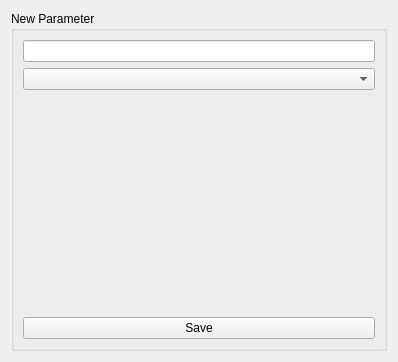
<?xml version="1.0" encoding="UTF-8"?>
<ui version="4.0">
 <class>Form</class>
 <widget class="QWidget" name="Form">
  <property name="geometry">
   <rect>
    <x>0</x>
    <y>0</y>
    <width>398</width>
    <height>362</height>
   </rect>
  </property>
  <property name="windowTitle">
   <string>Form</string>
  </property>
  <layout class="QGridLayout" name="gridLayout">
   <item row="0" column="0">
    <widget class="QScrollArea" name="scrollArea">
     <property name="frameShape">
      <enum>QFrame::NoFrame</enum>
     </property>
     <property name="lineWidth">
      <number>0</number>
     </property>
     <property name="widgetResizable">
      <bool>true</bool>
     </property>
     <widget class="QWidget" name="scrollAreaWidgetContents_2">
      <property name="geometry">
       <rect>
        <x>0</x>
        <y>0</y>
        <width>380</width>
        <height>344</height>
       </rect>
      </property>
      <layout class="QVBoxLayout" name="verticalLayout_2">
       <property name="spacing">
        <number>0</number>
       </property>
       <property name="margin">
        <number>0</number>
       </property>
       <item>
        <widget class="QGroupBox" name="uiProperties">
         <property name="title">
          <string>New Parameter</string>
         </property>
         <layout class="QVBoxLayout" name="verticalLayout">
          <item>
           <widget class="QLineEdit" name="uiParameterName">
            <property name="readOnly">
             <bool>true</bool>
            </property>
           </widget>
          </item>
          <item>
           <widget class="QComboBox" name="uiTypeSelect"/>
          </item>
          <item>
           <widget class="QStackedWidget" name="stackedWidget">
            <widget class="QWidget" name="page"/>
            <widget class="QWidget" name="page_2"/>
           </widget>
          </item>
          <item>
           <widget class="QPushButton" name="uiSubmit">
            <property name="text">
             <string>Save</string>
            </property>
           </widget>
          </item>
         </layout>
        </widget>
       </item>
      </layout>
     </widget>
    </widget>
   </item>
  </layout>
 </widget>
 <resources/>
 <connections/>
</ui>
